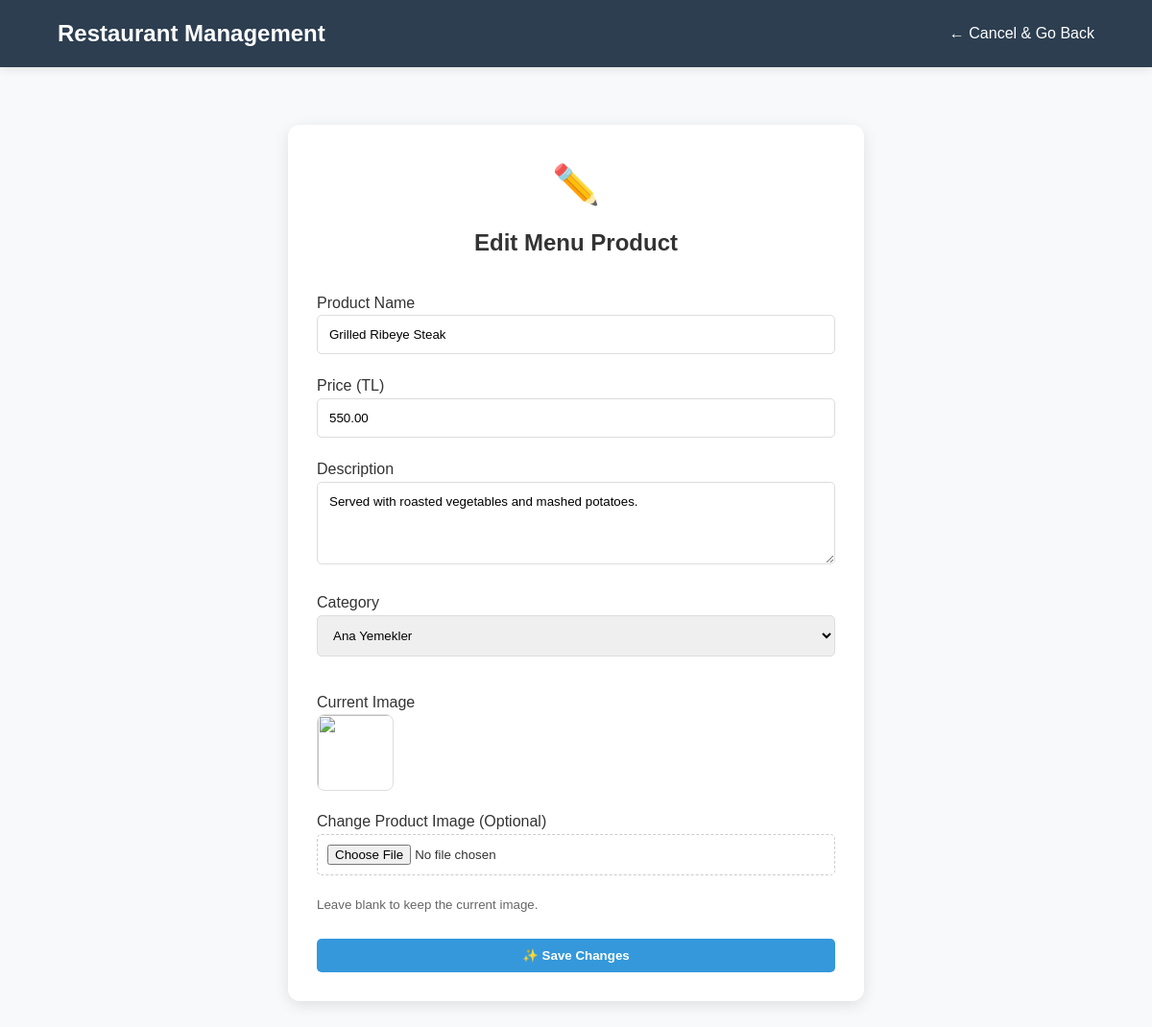
The page /admin/update_product.php?id=2 (signed in) on the database as committed earlier.
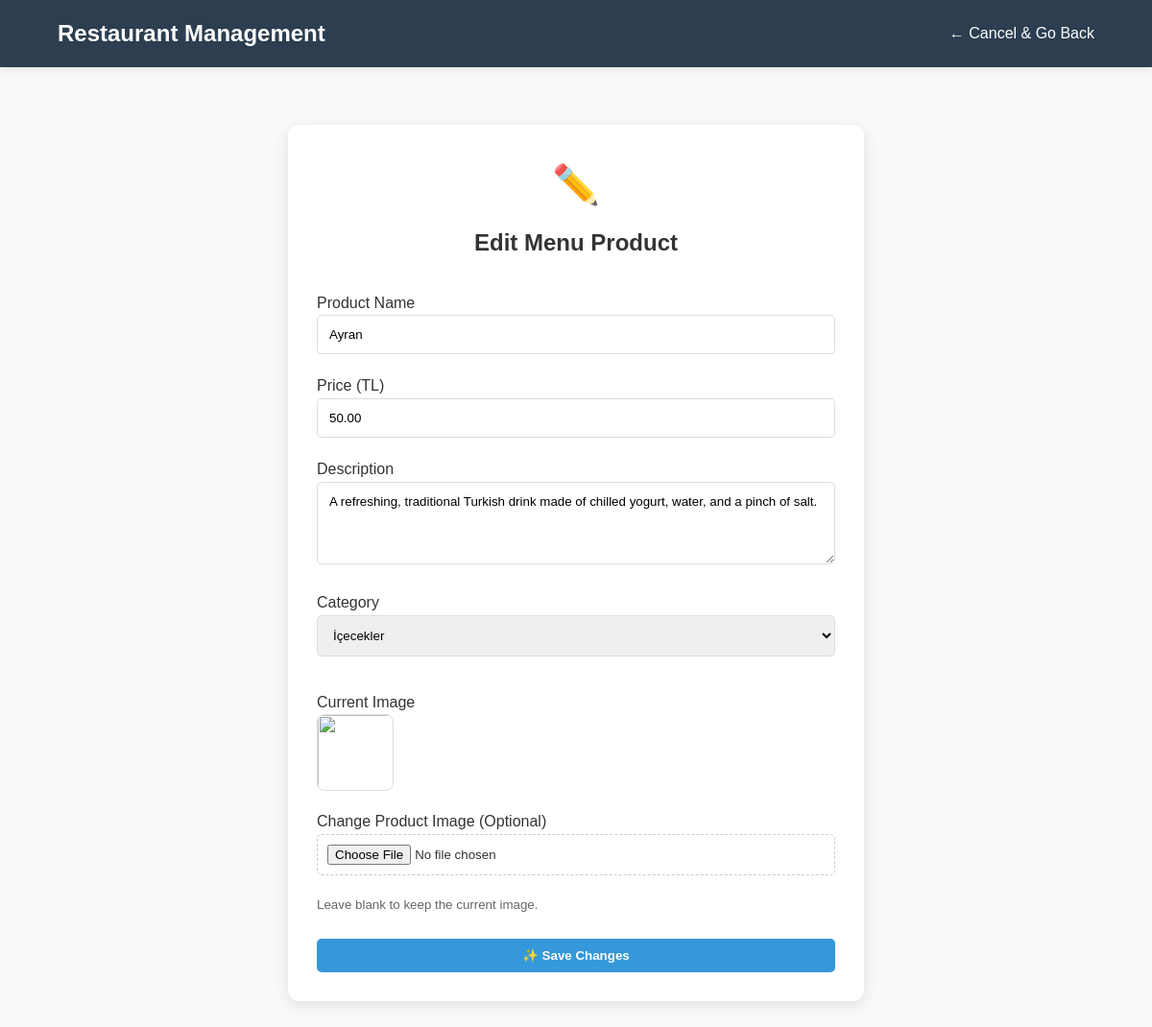
The same page on the database as committed later.
### tables this page shows
CREATE TABLE IF NOT EXISTS menu (
    product_id INT AUTO_INCREMENT PRIMARY KEY,
    product_name VARCHAR(100) NOT NULL,
    Price DECIMAL(10,2) NOT NULL,
    description TEXT,
    category_id INT NOT NULL,
    user_id INT NOT NULL,
    image_url VARCHAR(255),
    FOREIGN KEY (user_id) REFERENCES users(user_id) ON DELETE CASCADE,
    FOREIGN KEY (category_id) REFERENCES categories(category_id) ON DELETE CASCADE
);

### admin/update_product.php (the view, shortened to what this page needs)
<?php
include __DIR__ . '/../config/db.php';
$product_id = mysqli_real_escape_string($conn, $_GET['id']);
$sql_get = "SELECT * FROM menu WHERE product_id = '$product_id'";
$res_get = mysqli_query($conn, $sql_get);
$product = mysqli_fetch_assoc($res_get);
?>
<!DOCTYPE html>
<html lang="en">
<head>
    <link rel="stylesheet" href="../css/style.css">
</head>
<body>
    <div class="admin-navbar">
        <h2>Restaurant Management</h2>
        <div class="nav-links">
            <a href="manage_products.php">← Cancel & Go Back</a>
        </div>
    </div>
    <div class="admin-container">
        <div class="admin-form">
            <div style="font-size: 40px; text-align: center; margin-bottom: 10px;">✏️</div>
            <h2 style="text-align: center; margin-bottom: 30px;">Edit Menu Product</h2>
            <form method="POST" enctype="multipart/form-data">
                <label>Product Name</label>
                <input type="text" name="p_name" value="<?php echo htmlspecialchars($product['product_name']); ?>" required>
                <label>Price (TL)</label>
                <input type="number" step="0.01" name="p_price" value="<?php echo $product['Price']; ?>" required>
                <label>Description</label>
                <textarea name="p_desc" rows="4"><?php echo htmlspecialchars($product['description']); ?></textarea>
                <label>Category</label>
                <select name="p_category" required>
                    <option value="1" <?php if($product['category_id'] == 1) echo 'selected'; ?>>Ana Yemekler</option>
                    <option value="2" <?php if($product['category_id'] == 2) echo 'selected'; ?>>İçecekler</option>
                </select>
                <label style="margin-top: 15px; display: block;">Current Image</label>
                <div style="margin-bottom: 10px;">
                    <?php
                        $current_img = !empty($product['image_url']) ? '../images/' . $product['image_url'] : '../images/default-food.png';
                    ?>
                    <img src="<?php echo $current_img; ?>" style="width: 80px; height: 80px; object-fit: cover; border-radius: 8px; border: 1px solid #ddd;">
                </div>
                <label>Change Product Image (Optional)</label>
                <input type="file" name="p_image" accept="image/*" style="border: 1px dashed #ccc; padding: 10px; background: #fff; cursor: pointer;">
                <small style="color: #666; display: block; margin-bottom: 15px;">Leave blank to keep the current image.</small>
                <button type="submit" name="update_product" class="btn btn-primary" style="width: 100%; margin-top: 10px; background-color: #3498db;">✨ Save Changes</button>
            </form>
        </div>
    </div>
</body>
</html>

Rows that differ between the two databases and show on the page:
changed menu: p_name "Grilled Ribeye Steak" → "Ayran"; p_price "550.00" → "50.00"; p_desc "Served with roasted vegetables and mashed potatoes." → "A refreshing, traditional Turkish drink made of chilled yogurt, water, and a pinch of salt."; p_category "Ana Yemekler" → "İçecekler"
